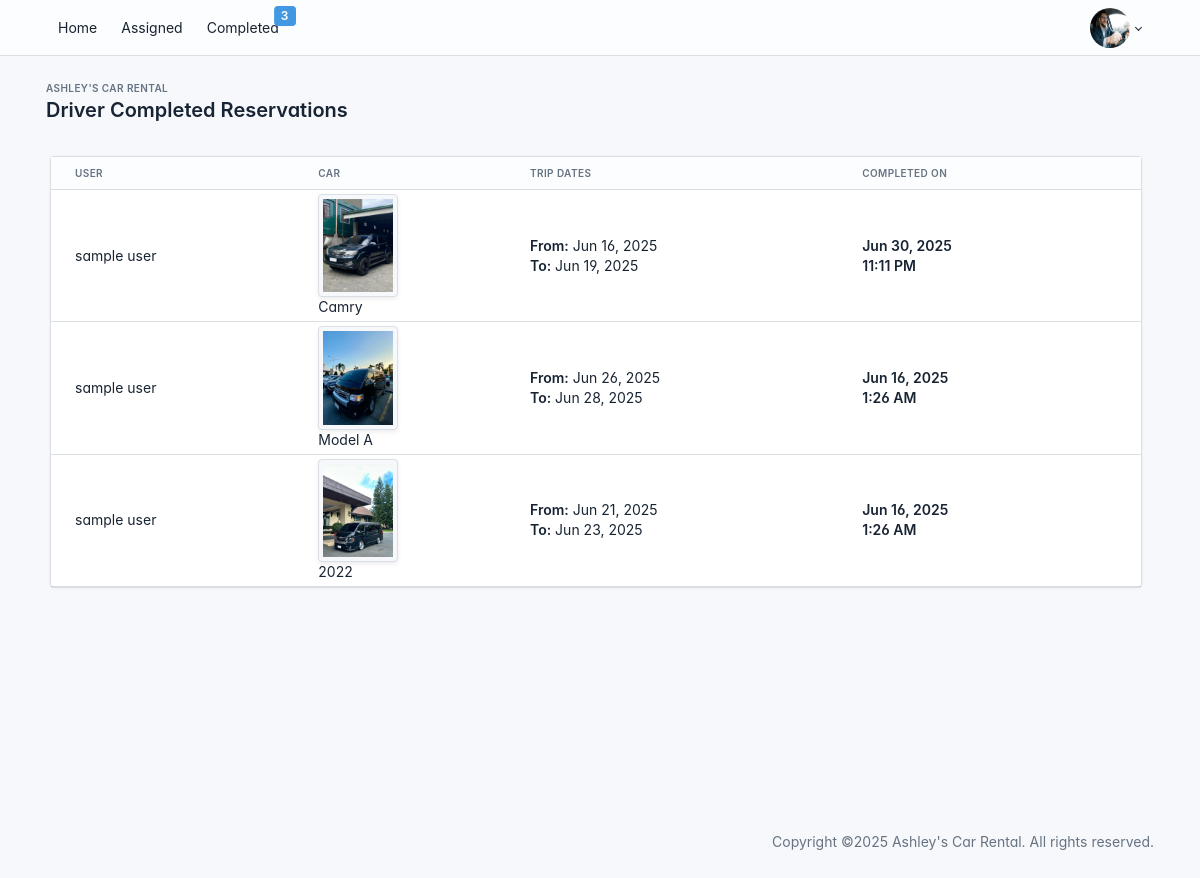
/driver/driver/reservations/completed/ (signed in), run on the app's committed database.
### administrator/models.py (models this page shows, shortened)
class Driver(models.Model):
    user = models.OneToOneField(User, on_delete=models.CASCADE)
    license_number = models.CharField(max_length=50, unique=True)
    phone_number = models.CharField(max_length=15, unique=True)
    image = models.ImageField(upload_to='driver_images/', default='driver_images/default.jpg', blank=True, null=True)
    availability = models.BooleanField(default=True)  # New field for availability

class Reservation(models.Model):
    STATUS_CHOICES = (
        ('pending', 'Pending'),
        ('approved', 'Approved'),
        ('cancelled', 'Cancelled'),
        ('completed', 'Completed'),
    )
    PAYMENT_CHOICES = (
        ('onsite', 'Onsite'),
        ('gcash', 'GCash'),
    )
    PAYMENT_STATUS_CHOICES = (
        ('not_paid', 'Not Paid Yet'),
        ('paid', 'Paid'),
    )
    CANCELLED_BY_CHOICES = (
        ('user', 'User'),
        ('admin', 'Admin'),
    )
    user = models.ForeignKey(User, on_delete=models.CASCADE)
    car = models.ForeignKey('Car', on_delete=models.CASCADE)
    driver = models.ForeignKey('Driver', on_delete=models.SET_NULL, null=True, blank=True)
    start_date = models.DateTimeField()
    end_date = models.DateTimeField()
    payment_method = models.CharField(max_length=10, choices=PAYMENT_CHOICES, default='onsite')
    status = models.CharField(max_length=10, choices=STATUS_CHOICES, default='pending')
    total_cost = models.DecimalField(max_digits=10, decimal_places=2, default=0.00)
    payment_status = models.CharField(max_length=10, choices=PAYMENT_STATUS_CHOICES, default='not_paid')
    is_cancelled_notif = models.BooleanField(default=False)
    is_approved_notif = models.BooleanField(default=False)
    reason_for_cancelling = models.TextField(blank=True, null=True)
    cancelled_by = models.CharField(max_length=10, choices=CANCELLED_BY_CHOICES, blank=True, null=True)
    date_completed = models.DateTimeField(null=True, blank=True)
    created_at = models.DateTimeField(auto_now_add=True)

class Car(models.Model):
    BODY_TYPES = (
        ('sedan', 'Sedan'),
        ('suv', 'SUV'),
        ('truck', 'Truck'),
        ('van', 'Van'),
        ('bus', 'Bus'),
        ('coupe', 'Coupe'),
    )
    brand = models.CharField(max_length=50)
    model = models.CharField(max_length=50)
    year = models.PositiveIntegerField()
    plate_number = models.CharField(max_length=20, unique=True)
    body_type = models.CharField(max_length=10, choices=BODY_TYPES)
    available = models.BooleanField(default=True)
    price_per_day = models.DecimalField(max_digits=10, decimal_places=2, help_text="Price per day in USD")
    image = models.ImageField(upload_to='car_images/', null=True, blank=True)
    def __str__(self):
        return f"{self.brand} {self.model} ({self.plate_number})"

### driver/views.py (the view)
# urls.py: path('driver/reservations/completed/', views.driver_completed_reservations, name='driver_completed_reservations'),
@login_required
def driver_completed_reservations(request):
    reservations = Reservation.objects.filter(
        driver__user=request.user,
        status='completed'
    ).order_by('-id')  # Newest first
    return render(request, 'driver/driver_completed_reservations.html', {
        'reservations': reservations
    })

### driver/context_processors.py (called while the page is built)
def driver_reservation_counts(request):
    if request.user.is_authenticated and hasattr(request.user, 'driver'):
        counts = {
            'approved_count': Reservation.objects.filter(
                driver=request.user.driver,
                status='approved'
            ).count(),
            'completed_count': Reservation.objects.filter(
                driver=request.user.driver,
                status='completed'
            ).count(),
        }
        return counts
    return {}

### templates/driver/driver_completed_reservations.html
{% extends "driver/driver_base.html" %}
{% load humanize %}
{% block content %}
<div class="page-wrapper">
    <div class="page-header d-print-none mb-2">
        <div class="container-xl">
            <div class="row g-2 align-items-center">
                <div class="col">
                    <div class="page-pretitle">
                        Ashley's Car Rental
                    </div>
                    <h2 class="page-title">
                        Driver Completed Reservations
                    </h2>
                </div>
            </div>
        </div>
    </div>
    <div class="page-body container">
        <div class="row g-2 container">
            <div class="col-12">
                <div class="card">
                    <div class="table-responsive">
                        <table class="table table-sm card-table table-vcenter text-nowrap datatable">
                            <thead>
                                <tr>
                                    <th>User</th>
                                    <th>Car</th>
                                    <th>Trip Dates</th>
                                    <th>Completed On</th>
                                </tr>
                            </thead>
                            <tbody>
                                {% if reservations %}
                                    {% for reservation in reservations %}
                                    <tr>
                                        <td>
                                            {{ reservation.user.first_name }} {{ reservation.user.last_name }}
                                        </td>
                                        <td>
                                            <div>
                                                {% if reservation.car.image %}
                                                    <img src="{{ reservation.car.image.url }}" alt="{{ reservation.car }}" class="img-thumbnail" style="width: 80px; height: auto;">
                                                {% else %}
                                                    <img src="https://via.placeholder.com/80" alt="No Image" class="img-thumbnail">
                                                {% endif %}
                                            </div>
                                            <div>{{ reservation.car.model }}</div>
                                        </td>
                                        <td>
                                            <strong>From:</strong> {{ reservation.start_date|date:"M j, Y" }}<br>
                                            <strong>To:</strong> {{ reservation.end_date|date:"M j, Y" }}
                                        </td>
                                     <td>
                                        {% if reservation.date_completed %}
                                            <strong >
                                                {{ reservation.date_completed|date:"M j, Y" }}<br>
                                                {{ reservation.date_completed|time:"g:i A" }}
                                            </strong>
                                        {% else %}
                                            <strong class="text-muted">
                                                No date recorded
                                            </strong>
                                        {% endif %}
                                    </td>
                                    </tr>
                                    {% endfor %}
                                {% else %}
                                    <tr>
                                        <td colspan="5" class="text-center text-muted">No completed reservations found</td>
                                    </tr>
                                {% endif %}
                            </tbody>
                        </table>
                    </div>
                </div>
            </div>
        </div>
    </div>
</div>
{% endblock %}

### templates/driver/driver_base.html (shortened to what this page needs)
{% load static %}
<!doctype html>
<html lang="en">
  <head>
    <link href="{% static 'administrator/ui/dist/css/tabler.min.css' %}" rel="stylesheet"/>
    <link href="{% static 'administrator/ui/dist/css/tabler-flags.min.css' %}" rel="stylesheet"/>
    <link href="{% static 'administrator/ui/dist/css/tabler-payments.min.css' %}" rel="stylesheet"/>
    <link href="{% static 'administrator/ui/dist/css/tabler-vendors.min.css' %}" rel="stylesheet"/>
    <link href="{% static 'administrator/ui/dist/css/demo.min.css' %}" rel="stylesheet"/>
  </head>
  <body>
    <div class="page">
    <header class="navbar navbar-expand-md navbar-light bg-light">
        <div class="container-xl">
            {% if user.is_authenticated %}
            <div class="collapse navbar-collapse" id="navbar-menu">
               <ul class="navbar-nav me-auto mb-md-0">
                  <li class="nav-item">
                      <a class="nav-link" href="{% url 'driver_dashboard' %}">Home</a>
                  </li>
                  <li class="nav-item">
                      <a class="nav-link position-relative d-flex align-items-center" href="{% url 'driver_approved_reservations' %}">
                          Assigned
                      </a>
                  </li>
                  <li class="nav-item">
                      <a class="nav-link position-relative d-flex align-items-center" href="{% url 'driver_completed_reservations' %}">
                          Completed
                          {% if completed_count > 0 %}
                              <span class="badge bg-azure ms-2">{{ completed_count }}</span>
                          {% endif %}
                      </a>
                  </li>
              </ul>
                <ul class="navbar-nav ms-auto align-items-center">
                    <li class="nav-item dropdown">
                        <a class="nav-link dropdown-toggle py-0" href="#" id="navbarDropdown" role="button" data-bs-toggle="dropdown" aria-expanded="false">
                            {% if user.driver.image %}
                                <img src="{{ user.driver.image.url }}" alt="Driver Photo" class="rounded-circle" width="40" height="40">
                            {% else %}
                                <img src="https://via.placeholder.com/32" alt="Default Photo" class="rounded-circle">
                            {% endif %}
                        </a>
                    </li>
                </ul>
            </div>
            {% endif %}
        </div>
    </header>
      {% block content %}
      {% endblock content %}
</div>
      <footer class="footer footer-transparent d-print-none">
        <div class="container-xl">
          <div class="row text-center align-items-center flex-row-reverse">
            <div class="col-12 col-lg-auto mt-3 mt-lg-0">
              <ul class="list-inline list-inline-dots mb-0">
                <li class="list-inline-item">
                  Copyright &copy;2025
                  <a href="." class="link-secondary">Ashley's Car Rental</a>.
                  All rights reserved.
                </li>
              </ul>
            </div>
          </div>
        </div>
      </footer>
  </body>
</html>

### templates/driver/driver_base.html (style rules this page uses)
:root { --tblr-font-sans-serif: 'Inter Var', -apple-system, BlinkMacSystemFont, San Francisco, Segoe UI, Roboto, Helvetica Neue, sans-serif; }
body { font-feature-settings: "cv03", "cv04", "cv11"; }

### data on the page
Reservation: user.first_name "sample", user.last_name "user", car.image (picture), car.model "Camry", start_date "Jun 16, 2025", end_date "Jun 19, 2025", date_completed "Jun 30, 2025", date_completed "11:11 PM"
Reservation: user.first_name "sample", user.last_name "user", car.image (picture), car.model "Model A", start_date "Jun 26, 2025", end_date "Jun 28, 2025", date_completed "Jun 16, 2025", date_completed "1:26 AM"
Reservation: user.first_name "sample", user.last_name "user", car.image (picture), car.model "2022", start_date "Jun 21, 2025", end_date "Jun 23, 2025", date_completed "Jun 16, 2025", date_completed "1:26 AM"

### other printed values
{{ completed_count }} "3"
